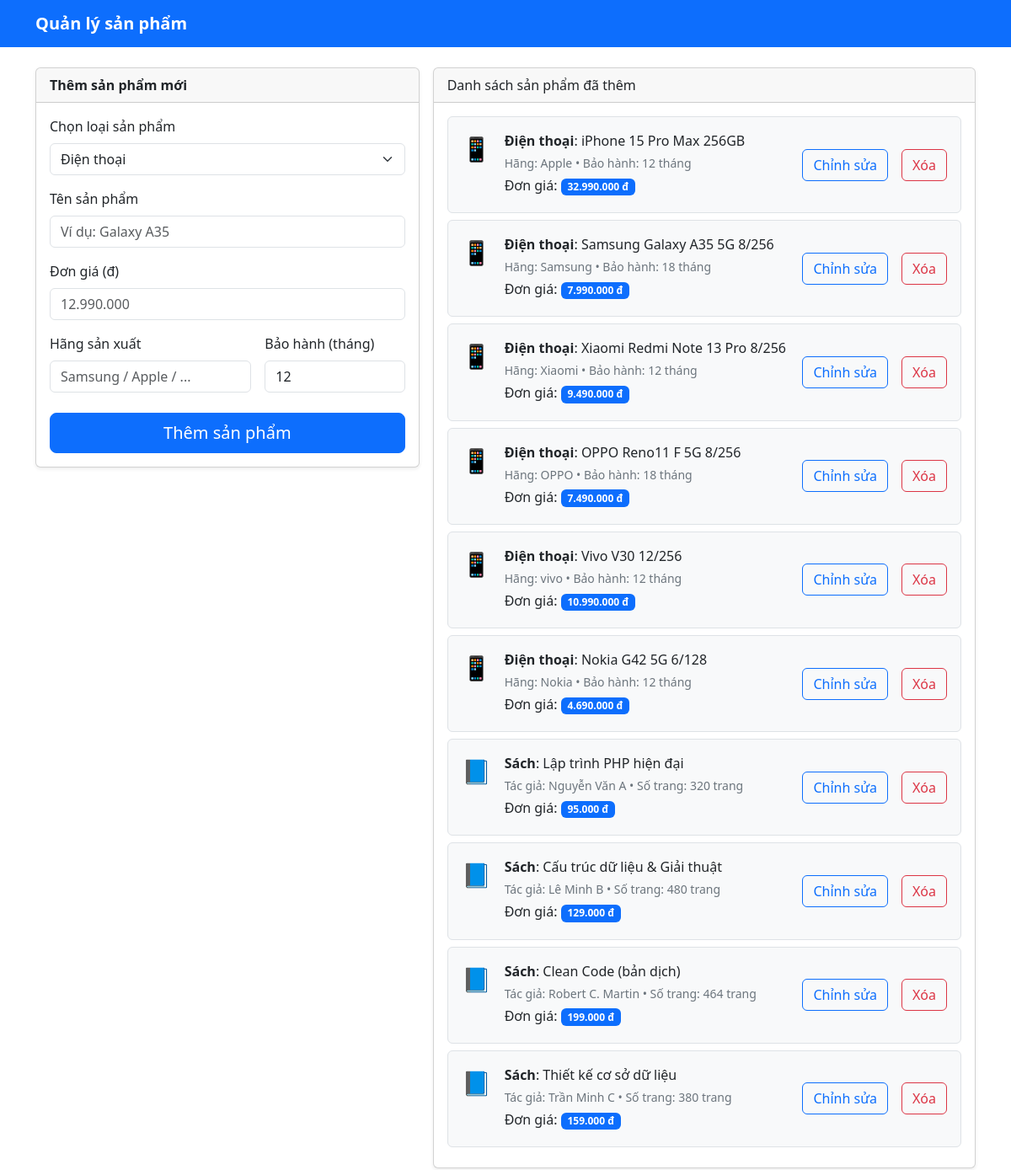
The page /other/baocao.php on the database its author committed.
### tables this page shows
CREATE TABLE products (
   id           BIGINT UNSIGNED PRIMARY KEY AUTO_INCREMENT,
   type         ENUM('DienThoai','Sach') NOT NULL,
   ten          VARCHAR(191)             NOT NULL,
   gia_vnd      INT UNSIGNED             NOT NULL,
    
   hang_sx      VARCHAR(191)             NULL,
   bao_hanh_th  SMALLINT UNSIGNED        NULL,
    
   tac_gia      VARCHAR(191)             NULL,
   so_trang     INT UNSIGNED             NULL,

   created_at   TIMESTAMP NOT NULL DEFAULT CURRENT_TIMESTAMP,
   updated_at   TIMESTAMP NOT NULL DEFAULT CURRENT_TIMESTAMP ON UPDATE CURRENT_TIMESTAMP,

   INDEX idx_type (type),
   INDEX idx_ten (ten)
);

### other/baocao.php (the view, shortened to what this page needs)
<?php
    function h($s) {
        return htmlspecialchars((string)$s, ENT_QUOTES, 'UTF-8');
    }
    $servername = "localhost";
    $username = "root";
    $password = "";
    $dbname = "k9tin";
    function connectDB($servername, $username, $password, $dbname) {
        try {
            $dsn = "mysql:host=$servername;dbname=$dbname;charset=utf8mb4";
            $pdo = new PDO($dsn, $username, $password);
            $pdo->setAttribute(PDO::ATTR_ERRMODE, PDO::ERRMODE_EXCEPTION);
            return $pdo;
        }
        catch (PDOException $e) {
            return $e->getMessage();
        }
    }
    $conn = connectDB($servername, $username, $password, $dbname);
    $selectedType = $_POST['type'] ?? "DienThoai";
    $sql = $conn->query("SELECT * FROM products");
    $products = $sql->fetchAll();
?>
<!DOCTYPE html>
<html lang="vi" data-bs-theme="light">
<head>
    <link href="https://cdn.jsdelivr.net/npm/bootstrap@5.3.3/dist/css/bootstrap.min.css" rel="stylesheet">
</head>
<body>
    <header>
        <nav class="navbar navbar-expand-lg bg-primary navbar-dark">
            <div class="container">
                <span class="navbar-brand fw-bold">Quản lý sản phẩm</span>
            </div>
        </nav>
    </header>
    <main class="container py-4">
        <div class="row g-3">
            <div class="col-12 col-lg-5">
                <div class="card card-sticky shadow-sm">
                    <div class="card-header d-flex align-items-center justify-content-between">
                        <span class="fw-semibold">Thêm sản phẩm mới</span>
                    </div>
                    <div class="card-body">
                        <form method="post" action="" id="productForm" novalidate>
                            <div class="mb-3">
                                <label for="type" class="form-label">Chọn loại sản phẩm</label>
                                <select name="type" id="type" class="form-select" onchange="showForm()">
                                    <option value="DienThoai" <?=$selectedType === "DienThoai" ? "selected" : "" ?>>Điện
                                        thoại</option>
                                </select>
                            </div>
                            <div id="formDienThoai" class="d-none">
                                <div class="mb-3">
                                    <label class="form-label">Tên sản phẩm</label>
                                    <input type="text" name="TenDienThoai" class="form-control"
                                        placeholder="Ví dụ: Galaxy A35" required>
                                </div>
                                <div class="mb-3">
                                    <label class="form-label">Đơn giá (đ)</label>
                                    <input type="number" name="DonGiaDienThoai" class="form-control" min="0" step="1000"
                                        placeholder="12.990.000" required>
                                </div>
                                <div class="row g-3">
                                    <div class="col-md-7">
                                        <label class="form-label">Hãng sản xuất</label>
                                        <input type="text" name="HangSX" class="form-control"
                                            placeholder="Samsung / Apple / ...">
                                    </div>
                                    <div class="col-md-5">
                                        <label class="form-label">Bảo hành (tháng)</label>
                                        <input type="number" name="BaoHanh" class="form-control" min="0" step="1"
                                            value="12">
                                    </div>
                                </div>
                            </div>
                            <div class="d-grid mt-4">
                                <button type="submit" class="btn btn-primary btn-lg">Thêm sản phẩm</button>
                            </div>
                        </form>
                    </div>
                </div>
            </div>
            <div class="col-12 col-lg-7">
                <div class="card shadow-sm">
                    <div class="card-header">
                        <span>Danh sách sản phẩm đã thêm</span>
                    </div>
                    <div class="card-body">
                        <?php
                            if (count($products) === 0) {
                                echo '<p class="text-secondary fst-italic mb-0">Chưa có sản phẩm nào được thêm.</p>';
                            }
                            else {
                                foreach ($products as $product) {
                                    if ($product['type'] === 'DienThoai') {
                                        echo '<div class="border rounded p-3 mb-2 bg-body-tertiary d-flex gap-3 align-items-center justify-content-between">';
                                        echo '<div class="d-flex gap-3 align-items-start">';
                                        echo '<span class="fs-3">📱</span>';
                                        echo '<div>';
                                        echo '<p class="mb-1"><strong>Điện thoại</strong>: ' . h($product['ten']) . '</p>';
                                        echo '<p class="text-secondary small mb-1">Hãng: ' . h($product['hang_sx']) . ' • Bảo hành: ' . h($product['bao_hanh_th']) . ' tháng</p>';
                                        echo '<p class="mb-1">Đơn giá: <span class="badge text-bg-primary">' . number_format($product['gia_vnd'], 0, ',', '.') . ' đ</span></p>';
                                        echo '</div>';
                                        echo '</div>';
                                        echo '<div class="d-flex gap-3 align-items-center justify-content-between">';
                                        echo '<button class="btn btn-outline-primary" data-bs-toggle="modal" data-bs-target="#exampleModal">Chỉnh sửa</button>';
                                        echo '<button class="btn btn-outline-danger">Xóa</button>';
                                        echo '</div>';
                                        echo '</div>';
                                    }
                                    elseif ($product['type'] === 'Sach') {
                                        echo '<div class="border rounded p-3 mb-2 bg-body-tertiary d-flex gap-3 align-items-center justify-content-between">';
                                        echo '<div class="d-flex gap-3 align-items-start">';
                                        echo '<span class="fs-3">📘</span>';
                                        echo '<div>';
                                        echo '<p class="mb-1"><strong>Sách</strong>: ' . h($product['ten']) . '</p>';
                                        echo '<p class="text-secondary small mb-1">Tác giả: ' . h($product['tac_gia']) . ' • Số trang: ' . h($product['so_trang']) . ' trang</p>';
                                        echo '<p class="mb-1">Đơn giá: <span class="badge text-bg-primary">' . number_format($product['gia_vnd'], 0, ',', '.') . ' đ</span></p>';
                                        echo '</div>';
                                        echo '</div>';
                                        echo '<div class="d-flex gap-3 align-items-center justify-content-between">';
                                        echo '<button class="btn btn-outline-primary" data-bs-toggle="modal" data-bs-target="#exampleModal">Chỉnh sửa</button>';
                                        echo '<button class="btn btn-outline-danger">Xóa</button>';
                                        echo '</div>';
                                        echo '</div>';
                                    }
                                }
                            }
                        ?>
                    </div>
                </div>
            </div>
        </div>
    </main>
</body>
</html>

### rows shown on the page
products: ten "iPhone 15 Pro Max 256GB", hang_sx "Apple", bao_hanh_th "12", gia_vnd "32.990.000"
products: ten "Samsung Galaxy A35 5G 8/256", hang_sx "Samsung", bao_hanh_th "18", gia_vnd "7.990.000"
products: ten "Xiaomi Redmi Note 13 Pro 8/256", hang_sx "Xiaomi", bao_hanh_th "12", gia_vnd "9.490.000"
products: ten "OPPO Reno11 F 5G 8/256", hang_sx "OPPO", bao_hanh_th "18", gia_vnd "7.490.000"
products: ten "Vivo V30 12/256", hang_sx "vivo", bao_hanh_th "12", gia_vnd "10.990.000"
products: ten "Nokia G42 5G 6/128", hang_sx "Nokia", bao_hanh_th "12", gia_vnd "4.690.000"
products: ten "Lập trình PHP hiện đại", tac_gia "Nguyễn Văn A", so_trang "320", gia_vnd "95.000"
products: ten "Cấu trúc dữ liệu & Giải thuật", tac_gia "Lê Minh B", so_trang "480", gia_vnd "129.000"
products: ten "Clean Code (bản dịch)", tac_gia "Robert C. Martin", so_trang "464", gia_vnd "199.000"
products: ten "Thiết kế cơ sở dữ liệu", tac_gia "Trần Minh C", so_trang "380", gia_vnd "159.000"
